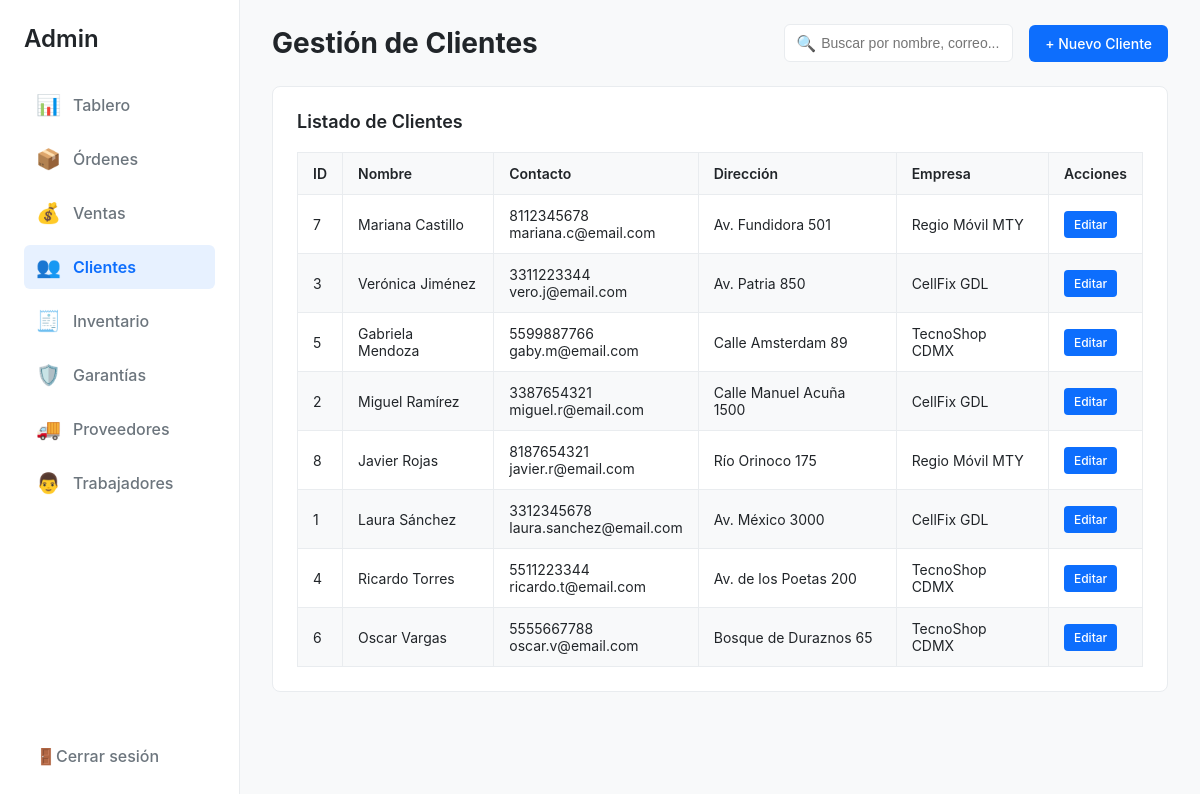
Before: /admin/clientes.php (signed in) with the older database file.
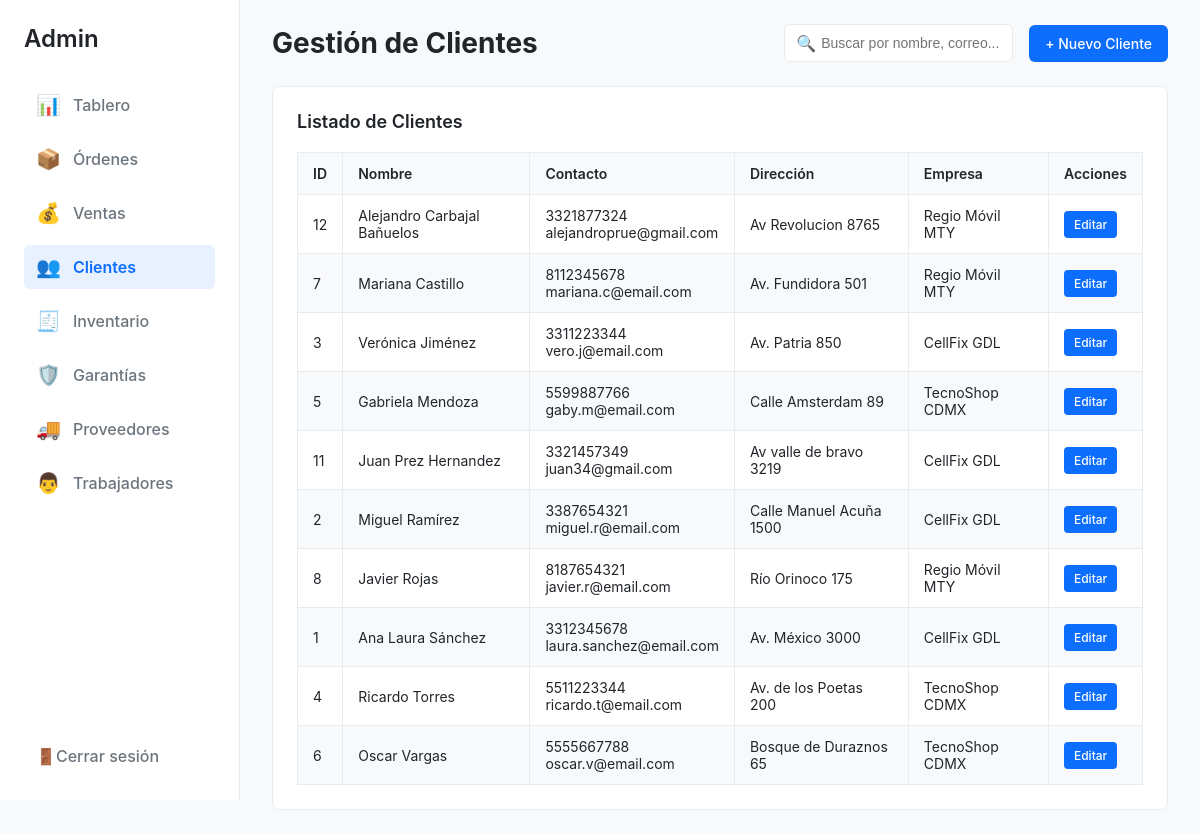
After: the same page with the newer database file.
### tables this page shows
CREATE TABLE `cliente` (
  `id_cliente` int(11) NOT NULL,
  `nombre` varchar(100) NOT NULL,
  `apellido` varchar(100) NOT NULL,
  `telefono` varchar(15) NOT NULL,
  `correo` varchar(100) NOT NULL,
  `direccion` varchar(100) NOT NULL,
  `num_direccion` varchar(10) NOT NULL,
  `id_empresa` int(10) NOT NULL
);

CREATE TABLE `empresa` (
  `id_empresa` int(11) NOT NULL,
  `nombre_empresa` varchar(100) NOT NULL,
  `telefono` varchar(15) NOT NULL,
  `correo` varchar(100) NOT NULL,
  `direccion` varchar(100) NOT NULL
);

### html/admin/clientes.php (the view, shortened to what this page needs)
<?php
require '../config/conexion.php';
try {
    $sql = "SELECT
                c.id_cliente,
                c.nombre,
                c.apellido,
                c.telefono,
                c.correo,
                c.direccion,
                c.num_direccion,
                e.nombre_empresa
            FROM cliente AS c
            JOIN empresa AS e ON c.id_empresa = e.id_empresa
            ORDER BY c.apellido ASC, c.nombre ASC";
    $stmt_clientes = $pdo->query($sql);
    $clientes = $stmt_clientes->fetchAll(PDO::FETCH_ASSOC);
} catch (\PDOException $e) {
    echo "Error al consultar la base de datos: " . $e->getMessage();
    die();
}
?>
<!DOCTYPE html>
<html lang="es">
<head>
</head>
<body>
    <aside class="sidebar">
        <div class="sidebar-header">
            Admin
        </div>
       <nav class="sidebar-nav">
            <ul>
                <li><a href="../admin/dashboard.php" ><span>📊</span> Tablero</a></li>
                <li><a href="../common/ordenes.php"><span>📦</span> Órdenes</a></li>
                <li><a href="ventas.php"><span>💰</span> Ventas</a></li>
                <li><a href="../admin/clientes.php" class="active"><span>👥</span> Clientes</a></li>
                <li><a href="../admin/inventario.php"><span>🧾</span> Inventario</a></li>
                <li><a href="../common/garantias.php"><span>🛡️</span> Garantías</a></li>
                <li><a href="../admin/proveedores.php"><span>🚚</span> Proveedores</a></li>
                <li><a href="../admin/trabajadores.php"><span>👨</span> Trabajadores</a></li>
            </ul>
        </nav>
        <div class="sidebar-footer">
            <a href="/controllers/logout.php">
                <span>🚪</span> Cerrar sesión
            </a>
        </div>
    </aside>
    <main class="main-content">
        <header class="main-header">
            <h1>Gestión de Clientes</h1>
            <div class="header-actions">
                <div class="search-bar">
                    <input type="text" placeholder="Buscar por nombre, correo...">
                </div>
                <a href="../common/nuevo_cliente.php" class="btn-primary">+ Nuevo Cliente</a>
            </div>
        </header>
        <section class="clientes-content">
            <div class="card">
                <h2 class="card-header">Listado de Clientes</h2>
                <table class="data-table">
                    <thead>
                        <tr>
                            <th>ID</th>
                            <th>Nombre</th>
                            <th>Contacto</th>
                            <th>Dirección</th>
                            <th>Empresa</th>
                            <th>Acciones</th>
                        </tr>
                    </thead>
                    <tbody>
                        <?php if (empty($clientes)): ?>
                            <tr>
                                <td colspan="6" style="text-align: center;">No se encontraron clientes registrados.</td>
                            </tr>
                        <?php else: ?>
                            <?php foreach ($clientes as $cliente): ?>
                                <tr>
                                    <td><?php echo htmlspecialchars($cliente['id_cliente']); ?></td>
                                    <td><?php echo htmlspecialchars($cliente['nombre'] . ' ' . $cliente['apellido']); ?></td>
                                    <td>
                                        <?php echo htmlspecialchars($cliente['telefono']); ?><br>
                                        <?php echo htmlspecialchars($cliente['correo']); ?>
                                    </td>
                                    <td><?php echo htmlspecialchars($cliente['direccion'] . ' ' . $cliente['num_direccion']); ?></td>
                                    <td><?php echo htmlspecialchars($cliente['nombre_empresa']); ?></td>
                                    <td>
                                        <a href="editar_cliente.php?id=<?php echo $cliente['id_cliente']; ?>" class="btn-edit">Editar</a>
                                    </td>
                                </tr>
                            <?php endforeach; ?>
                        <?php endif; ?>
                    </tbody>
                </table>
            </div>
        </section>
    </main>
</body>
</html>

Changed rows visible on the page:
added cliente: id_cliente "12", nombre+apellido "Alejandro Carbajal Bañuelos", telefono "3321877324", correo "alejandroprue@gmail.com", direccion+num_direccion "Av Revolucion 8765", id_empresa.nombre_empresa "Regio Móvil MTY"
added cliente: id_cliente "11", nombre+apellido "Juan Prez Hernandez", telefono "3321457349", correo "juan34@gmail.com", direccion+num_direccion "Av valle de bravo 3219", id_empresa.nombre_empresa "CellFix GDL"
changed cliente "laura.sanchez@email.com": nombre+apellido "Laura Sánchez" → "Ana Laura Sánchez"
